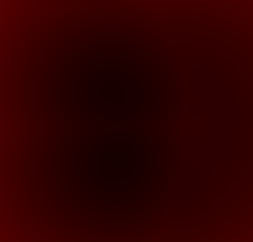
#> input picture resources/edt_grids/spine_P0_256/L3_minus_drilling_256/edtplane_42.png, 253 x 242 px, found by its file name
$ python Edtvisual.py
#> lines starting #> are read from the running program, lines starting #| are printed output that depends on the picture
from PIL import Image
import numpy as np
from matplotlib import pyplot as plt
from mpl_toolkits.axes_grid1 import make_axes_locatable

# img_ori = Image.open('./../../edt_grids_RT147_256/EAC_256/edtplane_42.png')
# img_ori = Image.open('./../../edt_grids_RT147_256/TMJ_256/edtplane_42.png')
# img_ori = Image.open('./../../edt_grids_RT147_256/Sinus_+_Dura_256/edtplane_42.png')
img_ori = Image.open('./../../resources/edt_grids/sinus_1209_256/Segments1_256/edtplane_42.png')
#> img_ori is the input picture: PIL image 253x242 P; mean R, G, B 46.1, 0, 0
img_new = Image.new("RGB", img_ori.size)
#> img_new: PIL image 253x242 RGB; every value is 0
img_new.paste(img_ori)
img = np.array(img_new)
print(img.shape)
#| (242, 253, 3)


img_new = Image.new("L", img_ori.size)
#> img_new: PIL image 253x242 L; every value is 0
img_new = np.array(img_new)
print(img_new.shape)
#| (242, 253)

for x in range(img.shape[0]):
    for y in range(img.shape[1]):
        img_new[x][y] = img[x][y][0]
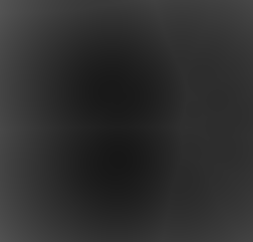
#> img_new: shape (242, 253); min 23, max 83, mean 46.1


ax = plt.subplot()
im = ax.imshow(img_new)
# create an Axes on the right side of ax. The width of cax will be 5%
# of ax and the padding between cax and ax will be fixed at 0.05 inch.
divider = make_axes_locatable(ax)
cax = divider.append_axes("right", size="5%", pad=0.05)

plt.colorbar(im, cax=cax)

plt.show()
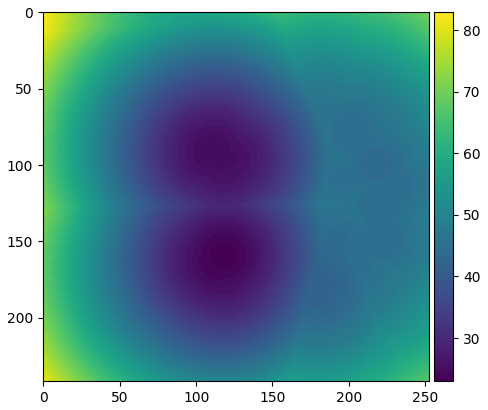
#> figure drawn by matplotlib, 2 panels
